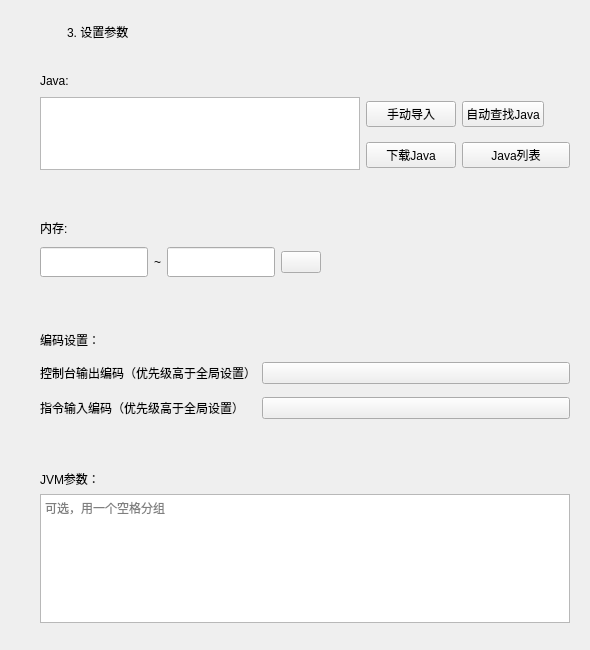
<?xml version="1.0" encoding="UTF-8"?>
<ui version="4.0">
 <class>confirmArgumentsWidget</class>
 <widget class="CardWidget" name="confirmArgumentsWidget">
  <property name="geometry">
   <rect>
    <x>0</x>
    <y>0</y>
    <width>590</width>
    <height>650</height>
   </rect>
  </property>
  <property name="sizePolicy">
   <sizepolicy hsizetype="Expanding" vsizetype="Fixed">
    <horstretch>0</horstretch>
    <verstretch>0</verstretch>
   </sizepolicy>
  </property>
  <property name="minimumSize">
   <size>
    <width>0</width>
    <height>650</height>
   </size>
  </property>
  <property name="maximumSize">
   <size>
    <width>16777215</width>
    <height>650</height>
   </size>
  </property>
  <property name="windowTitle">
   <string/>
  </property>
  <layout class="QGridLayout" name="gridLayout">
   <item row="0" column="1">
    <widget class="PixmapLabel" name="statusIcon">
     <property name="sizePolicy">
      <sizepolicy hsizetype="Fixed" vsizetype="Fixed">
       <horstretch>0</horstretch>
       <verstretch>0</verstretch>
      </sizepolicy>
     </property>
     <property name="minimumSize">
      <size>
       <width>30</width>
       <height>30</height>
      </size>
     </property>
     <property name="maximumSize">
      <size>
       <width>30</width>
       <height>30</height>
      </size>
     </property>
    </widget>
   </item>
   <item row="2" column="1" colspan="2">
    <widget class="HorizontalSeparator" name="Separator1">
     <property name="sizePolicy">
      <sizepolicy hsizetype="Expanding" vsizetype="Fixed">
       <horstretch>0</horstretch>
       <verstretch>0</verstretch>
      </sizepolicy>
     </property>
    </widget>
   </item>
   <item row="0" column="2">
    <widget class="SubtitleLabel" name="title">
     <property name="sizePolicy">
      <sizepolicy hsizetype="Minimum" vsizetype="Fixed">
       <horstretch>0</horstretch>
       <verstretch>0</verstretch>
      </sizepolicy>
     </property>
     <property name="text">
      <string>3. 设置参数</string>
     </property>
    </widget>
   </item>
   <item row="1" column="1" colspan="2">
    <widget class="QWidget" name="setJavaWidget" native="true">
     <property name="sizePolicy">
      <sizepolicy hsizetype="Expanding" vsizetype="Fixed">
       <horstretch>0</horstretch>
       <verstretch>0</verstretch>
      </sizepolicy>
     </property>
     <property name="minimumSize">
      <size>
       <width>0</width>
       <height>120</height>
      </size>
     </property>
     <property name="maximumSize">
      <size>
       <width>16777215</width>
       <height>120</height>
      </size>
     </property>
     <layout class="QGridLayout" name="gridLayout_17">
      <item row="2" column="2">
       <widget class="PrimaryPushButton" name="downloadJavaBtn">
        <property name="sizePolicy">
         <sizepolicy hsizetype="Fixed" vsizetype="Fixed">
          <horstretch>0</horstretch>
          <verstretch>0</verstretch>
         </sizepolicy>
        </property>
        <property name="minimumSize">
         <size>
          <width>90</width>
          <height>0</height>
         </size>
        </property>
        <property name="cursor">
         <cursorShape>PointingHandCursor</cursorShape>
        </property>
        <property name="text">
         <string>下载Java</string>
        </property>
       </widget>
      </item>
      <item row="0" column="0">
       <widget class="SubtitleLabel" name="javaTitle">
        <property name="sizePolicy">
         <sizepolicy hsizetype="Fixed" vsizetype="Fixed">
          <horstretch>0</horstretch>
          <verstretch>0</verstretch>
         </sizepolicy>
        </property>
        <property name="text">
         <string>Java:</string>
        </property>
       </widget>
      </item>
      <item row="1" column="2">
       <widget class="PrimaryPushButton" name="selectJavaPrimaryPushBtn">
        <property name="sizePolicy">
         <sizepolicy hsizetype="Fixed" vsizetype="Fixed">
          <horstretch>0</horstretch>
          <verstretch>0</verstretch>
         </sizepolicy>
        </property>
        <property name="minimumSize">
         <size>
          <width>90</width>
          <height>0</height>
         </size>
        </property>
        <property name="cursor">
         <cursorShape>PointingHandCursor</cursorShape>
        </property>
        <property name="text">
         <string>手动导入</string>
        </property>
       </widget>
      </item>
      <item row="1" column="3">
       <widget class="PrimaryPushButton" name="autoDetectJavaBtn">
        <property name="sizePolicy">
         <sizepolicy hsizetype="Fixed" vsizetype="Fixed">
          <horstretch>0</horstretch>
          <verstretch>0</verstretch>
         </sizepolicy>
        </property>
        <property name="cursor">
         <cursorShape>PointingHandCursor</cursorShape>
        </property>
        <property name="text">
         <string>自动查找Java</string>
        </property>
       </widget>
      </item>
      <item row="2" column="3">
       <widget class="PushButton" name="javaListBtn">
        <property name="sizePolicy">
         <sizepolicy hsizetype="Fixed" vsizetype="Fixed">
          <horstretch>0</horstretch>
          <verstretch>0</verstretch>
         </sizepolicy>
        </property>
        <property name="minimumSize">
         <size>
          <width>108</width>
          <height>0</height>
         </size>
        </property>
        <property name="maximumSize">
         <size>
          <width>108</width>
          <height>16777215</height>
         </size>
        </property>
        <property name="cursor">
         <cursorShape>PointingHandCursor</cursorShape>
        </property>
        <property name="text">
         <string>Java列表</string>
        </property>
       </widget>
      </item>
      <item row="1" column="0" rowspan="2" colspan="2">
       <widget class="TextEdit" name="shellArchivesValidateArgsJavaTextEdit"/>
      </item>
     </layout>
    </widget>
   </item>
   <item row="7" column="1" colspan="2">
    <widget class="QWidget" name="setJVMArgWidget" native="true">
     <property name="sizePolicy">
      <sizepolicy hsizetype="Expanding" vsizetype="Expanding">
       <horstretch>0</horstretch>
       <verstretch>0</verstretch>
      </sizepolicy>
     </property>
     <property name="minimumSize">
      <size>
       <width>0</width>
       <height>171</height>
      </size>
     </property>
     <property name="maximumSize">
      <size>
       <width>16777215</width>
       <height>171</height>
      </size>
     </property>
     <layout class="QGridLayout" name="gridLayout_18">
      <item row="1" column="0">
       <widget class="PlainTextEdit" name="jvmArgPlainTextEdit">
        <property name="placeholderText">
         <string>可选，用一个空格分组</string>
        </property>
       </widget>
      </item>
      <item row="0" column="0">
       <widget class="SubtitleLabel" name="jvmArgTitle">
        <property name="sizePolicy">
         <sizepolicy hsizetype="Fixed" vsizetype="Fixed">
          <horstretch>0</horstretch>
          <verstretch>0</verstretch>
         </sizepolicy>
        </property>
        <property name="text">
         <string>JVM参数：</string>
        </property>
       </widget>
      </item>
     </layout>
    </widget>
   </item>
   <item row="0" column="0" rowspan="8">
    <spacer name="Spacer1">
     <property name="orientation">
      <enum>Qt::Horizontal</enum>
     </property>
     <property name="sizeType">
      <enum>QSizePolicy::Fixed</enum>
     </property>
     <property name="sizeHint" stdset="0">
      <size>
       <width>20</width>
       <height>625</height>
      </size>
     </property>
    </spacer>
   </item>
   <item row="3" column="1" colspan="2">
    <widget class="QWidget" name="setMemWidget" native="true">
     <property name="sizePolicy">
      <sizepolicy hsizetype="Expanding" vsizetype="Fixed">
       <horstretch>0</horstretch>
       <verstretch>0</verstretch>
      </sizepolicy>
     </property>
     <property name="minimumSize">
      <size>
       <width>0</width>
       <height>85</height>
      </size>
     </property>
     <property name="maximumSize">
      <size>
       <width>16777215</width>
       <height>85</height>
      </size>
     </property>
     <layout class="QGridLayout" name="gridLayout_15">
      <item row="1" column="1">
       <widget class="LineEdit" name="minMemLineEdit">
        <property name="sizePolicy">
         <sizepolicy hsizetype="Fixed" vsizetype="Fixed">
          <horstretch>0</horstretch>
          <verstretch>0</verstretch>
         </sizepolicy>
        </property>
        <property name="minimumSize">
         <size>
          <width>0</width>
          <height>30</height>
         </size>
        </property>
       </widget>
      </item>
      <item row="0" column="1">
       <widget class="SubtitleLabel" name="memTitle">
        <property name="sizePolicy">
         <sizepolicy hsizetype="Fixed" vsizetype="Fixed">
          <horstretch>0</horstretch>
          <verstretch>0</verstretch>
         </sizepolicy>
        </property>
        <property name="text">
         <string>内存:</string>
        </property>
       </widget>
      </item>
      <item row="1" column="3">
       <widget class="LineEdit" name="maxMemLineEdit">
        <property name="sizePolicy">
         <sizepolicy hsizetype="Fixed" vsizetype="Fixed">
          <horstretch>0</horstretch>
          <verstretch>0</verstretch>
         </sizepolicy>
        </property>
        <property name="minimumSize">
         <size>
          <width>0</width>
          <height>30</height>
         </size>
        </property>
       </widget>
      </item>
      <item row="1" column="2">
       <widget class="SubtitleLabel" name="ToSymbol">
        <property name="sizePolicy">
         <sizepolicy hsizetype="Fixed" vsizetype="Preferred">
          <horstretch>0</horstretch>
          <verstretch>0</verstretch>
         </sizepolicy>
        </property>
        <property name="text">
         <string>~</string>
        </property>
       </widget>
      </item>
      <item row="1" column="5">
       <spacer name="Spacer3">
        <property name="orientation">
         <enum>Qt::Horizontal</enum>
        </property>
        <property name="sizeHint" stdset="0">
         <size>
          <width>40</width>
          <height>20</height>
         </size>
        </property>
       </spacer>
      </item>
      <item row="1" column="4">
       <widget class="ComboBox" name="memUnitComboBox"/>
      </item>
     </layout>
    </widget>
   </item>
   <item row="4" column="1" colspan="2">
    <widget class="HorizontalSeparator" name="Separator2">
     <property name="sizePolicy">
      <sizepolicy hsizetype="Expanding" vsizetype="Fixed">
       <horstretch>0</horstretch>
       <verstretch>0</verstretch>
      </sizepolicy>
     </property>
    </widget>
   </item>
   <item row="5" column="1" colspan="2">
    <widget class="QWidget" name="setDeEncodingWidget" native="true">
     <property name="sizePolicy">
      <sizepolicy hsizetype="Expanding" vsizetype="Fixed">
       <horstretch>0</horstretch>
       <verstretch>0</verstretch>
      </sizepolicy>
     </property>
     <property name="minimumSize">
      <size>
       <width>0</width>
       <height>122</height>
      </size>
     </property>
     <property name="maximumSize">
      <size>
       <width>16777215</width>
       <height>122</height>
      </size>
     </property>
     <layout class="QGridLayout" name="gridLayout_16">
      <item row="2" column="1">
       <widget class="ComboBox" name="outputComboBox">
        <property name="sizePolicy">
         <sizepolicy hsizetype="Minimum" vsizetype="Fixed">
          <horstretch>0</horstretch>
          <verstretch>0</verstretch>
         </sizepolicy>
        </property>
       </widget>
      </item>
      <item row="3" column="1">
       <widget class="ComboBox" name="inputComboBox">
        <property name="text">
         <string/>
        </property>
       </widget>
      </item>
      <item row="2" column="0">
       <widget class="StrongBodyLabel" name="outputTitle">
        <property name="sizePolicy">
         <sizepolicy hsizetype="Fixed" vsizetype="Fixed">
          <horstretch>0</horstretch>
          <verstretch>0</verstretch>
         </sizepolicy>
        </property>
        <property name="text">
         <string>控制台输出编码（优先级高于全局设置）</string>
        </property>
       </widget>
      </item>
      <item row="0" column="0">
       <widget class="SubtitleLabel" name="setDeEncodingTitle">
        <property name="sizePolicy">
         <sizepolicy hsizetype="Fixed" vsizetype="Fixed">
          <horstretch>0</horstretch>
          <verstretch>0</verstretch>
         </sizepolicy>
        </property>
        <property name="text">
         <string>编码设置：</string>
        </property>
       </widget>
      </item>
      <item row="3" column="0">
       <widget class="StrongBodyLabel" name="inputTitle">
        <property name="sizePolicy">
         <sizepolicy hsizetype="Fixed" vsizetype="Fixed">
          <horstretch>0</horstretch>
          <verstretch>0</verstretch>
         </sizepolicy>
        </property>
        <property name="text">
         <string>指令输入编码（优先级高于全局设置）</string>
        </property>
       </widget>
      </item>
     </layout>
    </widget>
   </item>
   <item row="6" column="1" colspan="2">
    <widget class="HorizontalSeparator" name="Separator3">
     <property name="sizePolicy">
      <sizepolicy hsizetype="Expanding" vsizetype="Fixed">
       <horstretch>0</horstretch>
       <verstretch>0</verstretch>
      </sizepolicy>
     </property>
    </widget>
   </item>
  </layout>
 </widget>
 <customwidgets>
  <customwidget>
   <class>ComboBox</class>
   <extends>QPushButton</extends>
   <header>qfluentwidgets</header>
  </customwidget>
  <customwidget>
   <class>PushButton</class>
   <extends>QPushButton</extends>
   <header>qfluentwidgets</header>
  </customwidget>
  <customwidget>
   <class>PrimaryPushButton</class>
   <extends>PushButton</extends>
   <header>qfluentwidgets</header>
  </customwidget>
  <customwidget>
   <class>PixmapLabel</class>
   <extends>QLabel</extends>
   <header>qfluentwidgets</header>
  </customwidget>
  <customwidget>
   <class>HorizontalSeparator</class>
   <extends>QWidget</extends>
   <header>qfluentwidgets</header>
  </customwidget>
  <customwidget>
   <class>CardWidget</class>
   <extends>QFrame</extends>
   <header>qfluentwidgets</header>
   <container>1</container>
  </customwidget>
  <customwidget>
   <class>StrongBodyLabel</class>
   <extends>QLabel</extends>
   <header>qfluentwidgets</header>
  </customwidget>
  <customwidget>
   <class>SubtitleLabel</class>
   <extends>QLabel</extends>
   <header>qfluentwidgets</header>
  </customwidget>
  <customwidget>
   <class>LineEdit</class>
   <extends>QLineEdit</extends>
   <header>qfluentwidgets</header>
  </customwidget>
  <customwidget>
   <class>TextEdit</class>
   <extends>QTextEdit</extends>
   <header>qfluentwidgets</header>
  </customwidget>
  <customwidget>
   <class>PlainTextEdit</class>
   <extends>QPlainTextEdit</extends>
   <header>qfluentwidgets</header>
  </customwidget>
 </customwidgets>
 <resources/>
 <connections/>
</ui>
